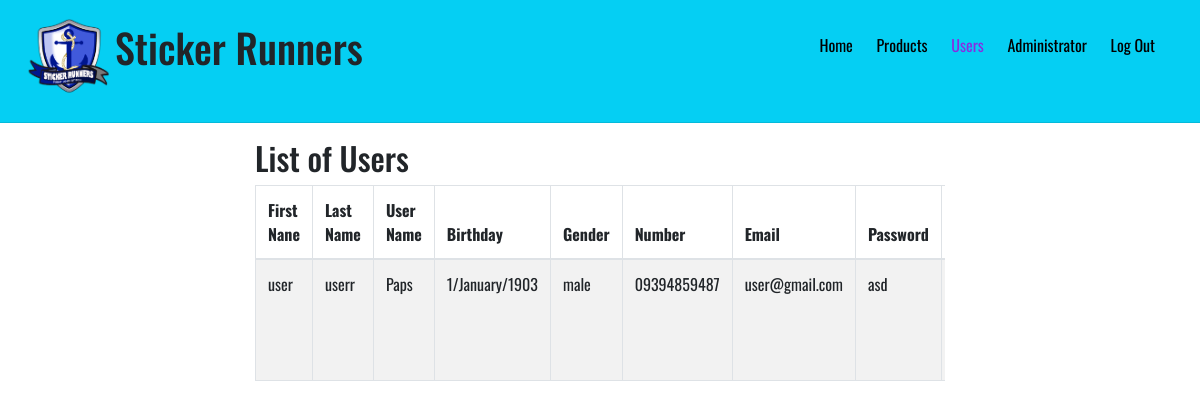
The page /adminuser.php (signed in) on the database its author committed.
### tables this page shows
CREATE TABLE `user` (
  `user_id` int(100) NOT NULL,
  `firstname` varchar(100) NOT NULL,
  `lastname` varchar(100) NOT NULL,
  `username` varchar(100) NOT NULL,
  `username2` varchar(100) NOT NULL,
  `birthday` varchar(100) NOT NULL,
  `gender` varchar(100) NOT NULL,
  `number` varchar(100) NOT NULL,
  `email` varchar(100) NOT NULL,
  `email2` varchar(100) NOT NULL,
  `password` varchar(100) NOT NULL,
  `password2` varchar(100) NOT NULL,
  `profile_picture` varchar(100) NOT NULL,
  `cover_picture` varchar(100) NOT NULL,
  `datejoin` varchar(100) NOT NULL
);

### adminsession.php (called while the page is built, shortened)
<?php
include("includes/database.php");
$id = $_SESSION['id'];
$query=mysqli_query ($con,"SELECT * FROM admin WHERE user_id ='$id'");
$row=mysqli_fetch_array($query);
$username=$row['username'];
?>

### adminuser.php (the view, shortened to what this page needs)
<!DOCTYPE html>
<html lang="en">
<head>
    <link href="css/bootstrap.min.css" rel="stylesheet">
    <link href="adminuser.css" rel="stylesheet">
</head>
<body>
<?php include ('adminsession.php');?>
<div class="top">
        <div class="navbar">
            <div class="logo">
                <img src="image/logo.png" alt="" width="90px">
                <h1> Sticker Runners</h1>
            </div>
            <nav>
                <ul>
                    <li id="home"><a href="adminhome.php">Home</a></li>
                    <li id="products"><a href="adminproduct.php">Products</a></li>
                    <li id="user"><a href="adminuser.php">Users</a></li>
                    <li><a href="adminprofile.php" title="<?php echo $username ?>"><?php echo $username ?></label></a></li>
                    <li><a href="logout.php" title="Log out">Log Out</a></li>
                </ul>
            </nav>
        </div><hr id="line1">
    </div>
    <div class="mid">
            <div class="col-lg-12">
                        <h2>List of Users</h2>
                        <div class="table-responsive">
                            <table class="table table-bordered table-hover table-striped">
                                <thead>
                                    <tr>
                                        <th>First Nane</th>
                                        <th>Last Name</th>
                                        <th>User Name</th>
                                        <th>Birthday</th>
                                        <th>Gender</th>
                                        <th>Number</th>
                                        <th>Email</th>
                                        <th>Password</th>
                                        <th>Profile Picture</th>
                                    </tr>
                                </thead>
                                <tbody>
                                 <?php
                $query = 'SELECT * FROM user';
                    $result = mysqli_query($con, $query);
                        while ($row = mysqli_fetch_assoc($result)) {
                            echo '<tr>';
                            echo '<td>'. $row['firstname'].'</td>';
                            echo '<td>'. $row['lastname'].'</td>';
                            echo '<td>'. $row['username'].'</td>';
                            echo '<td>'. $row['birthday'].'</td>';
                            echo '<td>'. $row['gender'].'</td>';
                            echo '<td>'. $row['number'].'</td>';
                            echo '<td>'. $row['email'].'</td>';
                            echo '<td>'. $row['password'].'</td>';
                            echo '<td>'. $row['profile_picture'].'</td>';
                            echo '</tr> ';
                }
            ?>
                                </tbody>
                            </table>
                        </div>
                    </div>
</body>
</html>

### adminuser.css (style rules this page uses)
* { padding: 0; margin: 0; box-sizing: border-box; }
body { font-family: 'Oswald', sans-serif; }
.top { background-color: rgb(5, 207, 243); margin-bottom: 0; padding-bottom: 0; }
.navbar { display: flex; align-items: center; max-width: 1300vp; margin: 6; padding-left: 25px; padding-right: 25px; }
.logo h1 { float: left; padding-top: 15px; text-align: left; }
.logo img { float: left; }
nav { flex: 1; text-align: right; }
nav ul { list-style-type: none; }
nav ul li { display: inline-block; margin-right: 20px; }
a { text-decoration: none; color: black; }
#user a { color: blueviolet; }
.mid { margin: 0 20%; }

### rows shown on the page
user: firstname "user", lastname "userr", username "Paps", birthday "1/January/1903", gender "male", number "09394859487", email "user@gmail.com", password "asd"

### other values the page prints
$username "Administrator"
